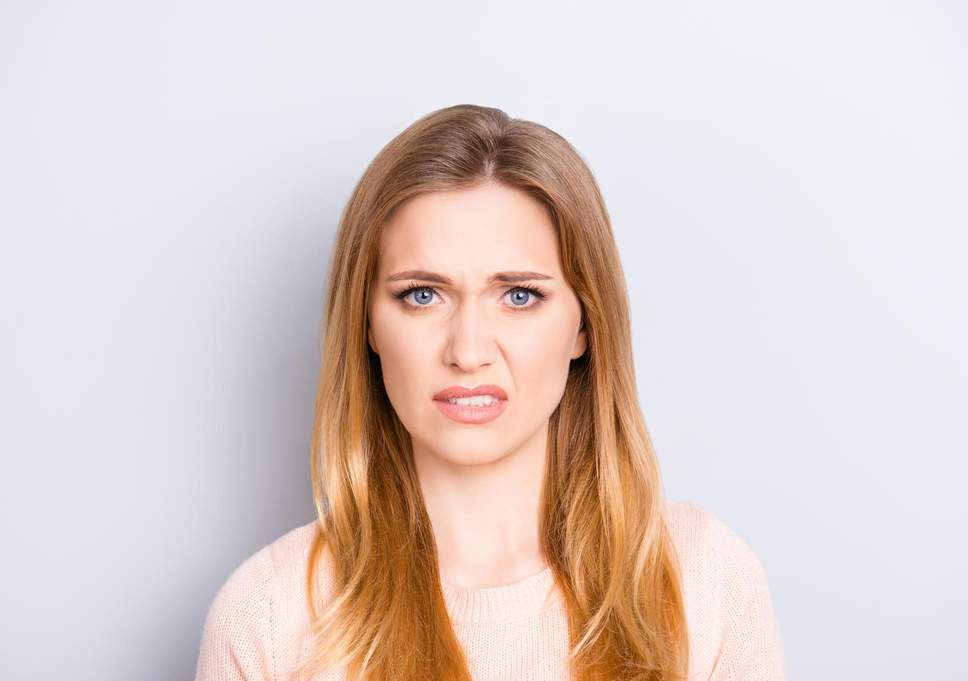
#> input picture data/women/00000000.jpg, 968 x 681 px; its folder holds 4 pictures in this run
$ python train_model.py
#> lines starting #> are read from the running program, lines starting #| are printed output that depends on the picture; pictures that were not available may be replaced by others from this repository, and a replacement may not be noted
### preprocessing.py
import os

import cv2
import numpy as np
import pandas as pd

# --- Detection parameters ----------------------------------------------------
# IMPORTANT: These values must be EXACTLY the same as those in app/face_recognition.py.
# If training crops and prediction crops are generated with different parameters,
# the faces will fit differently inside the 100x100 square and the model will degrade.
SCALE_FACTOR = 1.1
MIN_NEIGHBORS = 5
MIN_SIZE = (40, 40)

IMAGE_SIZE = (100, 100)
IMAGE_EXTENSIONS = ("*.jpg", "*.jpeg", "*.png", "*.bmp", "*.webp")


def get_image_paths(directory_path):
    """Collects all images in the directory (not just .jpg)."""
    paths = []
    for pattern in IMAGE_EXTENSIONS:
        paths.extend(
            os.path.join(directory_path, name)
            for name in os.listdir(directory_path)
            if name.lower().endswith(pattern[1:])
        )
    return sorted(set(paths))


def create_directory(path):
    if not os.path.exists(path):
        os.makedirs(path)
        print(f"Directory created: {path}")


def _read_image(path):
    """Safe image reading that also works with paths containing Turkish/non-ASCII characters."""
    try:
        buffer = np.fromfile(path, np.uint8)
        return cv2.imdecode(buffer, cv2.IMREAD_COLOR)
    except Exception:
        return None


def _largest_face(faces):
    """If there are multiple faces, select the largest one (eliminates background faces)."""
    return max(faces, key=lambda box: box[2] * box[3])


def face_detection(image_path, haar_path):
    img = _read_image(image_path)
    if img is None:
        return None

    gray = cv2.cvtColor(img, cv2.COLOR_BGR2GRAY)
    face_cascade = cv2.CascadeClassifier(haar_path)
    if face_cascade.empty():
        raise RuntimeError(f"Failed to load Haar cascade: {haar_path}")

    faces = face_cascade.detectMultiScale(
        gray,
        scaleFactor=SCALE_FACTOR,
        minNeighbors=MIN_NEIGHBORS,
        minSize=MIN_SIZE,
    )

    if len(faces) == 0:
        return None

    x, y, w, h = _largest_face(faces)
    return img[y : y + h, x : x + w]


# [27 lines left out: functions prepare_face_vector, process_image_for_training, not called in this run]


def load_data_paths(female_folder, male_folder):
    female_files = get_image_paths(female_folder)
    male_files = get_image_paths(male_folder)

    df_female = pd.DataFrame(female_files, columns=["filepath"])
    df_female["gender"] = "female"

    df_male = pd.DataFrame(male_files, columns=["filepath"])
    df_male["gender"] = "male"

    df = pd.concat([df_female, df_male], axis=0)
    df = df.sample(frac=1, random_state=42).reset_index(drop=True)

    print(f"Dataset loaded: {len(df)} images "
          f"({len(df_female)} female / {len(df_male)} male)")
    return df


def create_training_data(df):
    data_list = []
    labels_list = []
    skipped = 0

    print("Processing images for training, please wait...")

    for _, row in df.iterrows():
        vector = process_image_for_training(row["filepath"])
        if vector is None:
            skipped += 1
            continue
        data_list.append(vector)
        labels_list.append(row["gender"])

    X = np.array(data_list, dtype=np.float32)
    y = np.array(labels_list)

    if skipped:
        print(f"Warning: {skipped} images could not be read and were skipped.")

    print(f"Final Data Shape: {X.shape}")
    return X, y

### train_model.py
import os
import pickle

import cv2
import numpy as np
from sklearn.decomposition import PCA
from sklearn.metrics import classification_report, confusion_matrix
from sklearn.model_selection import GridSearchCV, train_test_split
from sklearn.svm import SVC

import preprocessing

HAAR_CASCADE = "./model/haarcascade_frontalface_default.xml"

RAW_WOMEN_DIR = "./data/women"
RAW_MEN_DIR = "./data/men"

CROP_WOMEN_DIR = "./crop_data/female"
CROP_MEN_DIR = "./crop_data/male"

PCA_DATA_PATH = "./data/data_pca_150_target.npz"
MODEL_SAVE_PATH = "./model/model_svm.pickle"
PCA_MODEL_PATH = "./model/pca_dict.pickle"

N_COMPONENTS = 150
RANDOM_STATE = 42

# [10 lines left out: function extract_and_save_faces, not called in this run]


def extract_and_save_faces():
    """Detects and crops faces from raw photos, saving them to new folders."""
    preprocessing.create_directory(CROP_WOMEN_DIR)
    preprocessing.create_directory(CROP_MEN_DIR)

    w_path = preprocessing.get_image_paths(RAW_WOMEN_DIR)
#> pass 2 of the loop in get_image_paths, `for pattern in IMAGE_EXTENSIONS:`:
#> pass 3 of the loop in get_image_paths, `for pattern in IMAGE_EXTENSIONS:`:
#> the loop made 5 passes; the first 3 are shown
    m_path = preprocessing.get_image_paths(RAW_MEN_DIR)
#> pass 2 of the loop in get_image_paths, `for pattern in IMAGE_EXTENSIONS:`:
#> pass 3 of the loop in get_image_paths, `for pattern in IMAGE_EXTENSIONS:`:
#> the loop made 5 passes; the first 3 are shown

    print(f"Total women images found: {len(w_path)}")
    print(f"Total men images found: {len(m_path)}")

    def process_images(image_paths, save_folder, prefix):
        saved = 0
        for i, img_path in enumerate(image_paths):
            try:
                face = preprocessing.face_detection(img_path, HAAR_CASCADE)
            except Exception as exc:
                print(f"Error reading ({img_path}): {exc}")
                continue

            if face is None:
                continue

            save_path = os.path.join(save_folder, f"{prefix}_{i}.jpg")
            cv2.imwrite(save_path, face)
            saved += 1
            if saved % 300 == 0:
                print(f"  ...{saved} {prefix} faces saved")

        rate = saved / len(image_paths) * 100 if image_paths else 0
        print(f"Finished {prefix}: {saved}/{len(image_paths)} faces "
              f"detected ({rate:.1f}%)")
        return saved

    print("\n--- Processing Women's Photos ---")
    n_female = process_images(w_path, CROP_WOMEN_DIR, "female")
#> in _read_image, returned value is the input picture: shape (681, 968, 3); mean B, G, R 204.9, 207.6, 222.1
#> in face_detection, `gray = cv2.cvtColor(img, cv2.COLOR_BGR2GRAY)`:
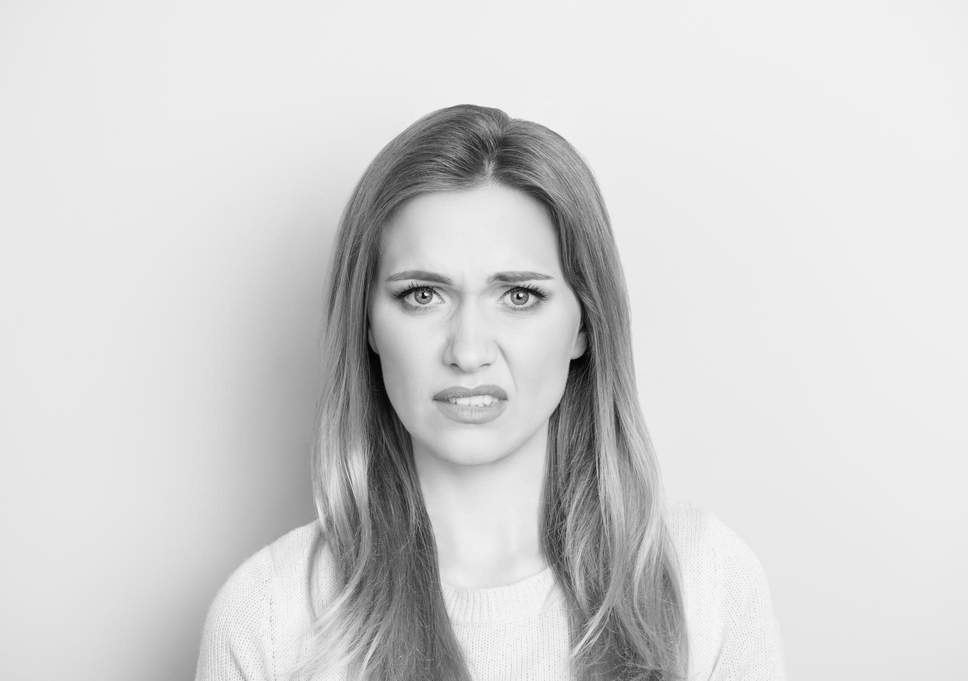
#> gray: shape (681, 968); min 0, max 252, mean 211.5
#> in face_detection, `faces = face_cascade.detectMultiScale( gray, scaleFactor=SCALE_FACTOR,..`: faces = [[343, 197, 257, 257]]
#> in face_detection, `x, y, w, h = _largest_face(faces)`: x = 343; y = 197; w = 257
#> in face_detection, `return img[y : y + h, x : x + w]`:
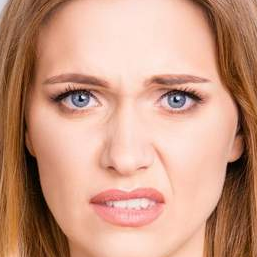
#> returned value: shape (257, 257, 3); mean of channels 0, 1, 2 130.5, 152.8, 201.5; drawn as B, G, R
#> pass 2 of the loop in process_images, `for i, img_path in enumerate(image_paths):`:
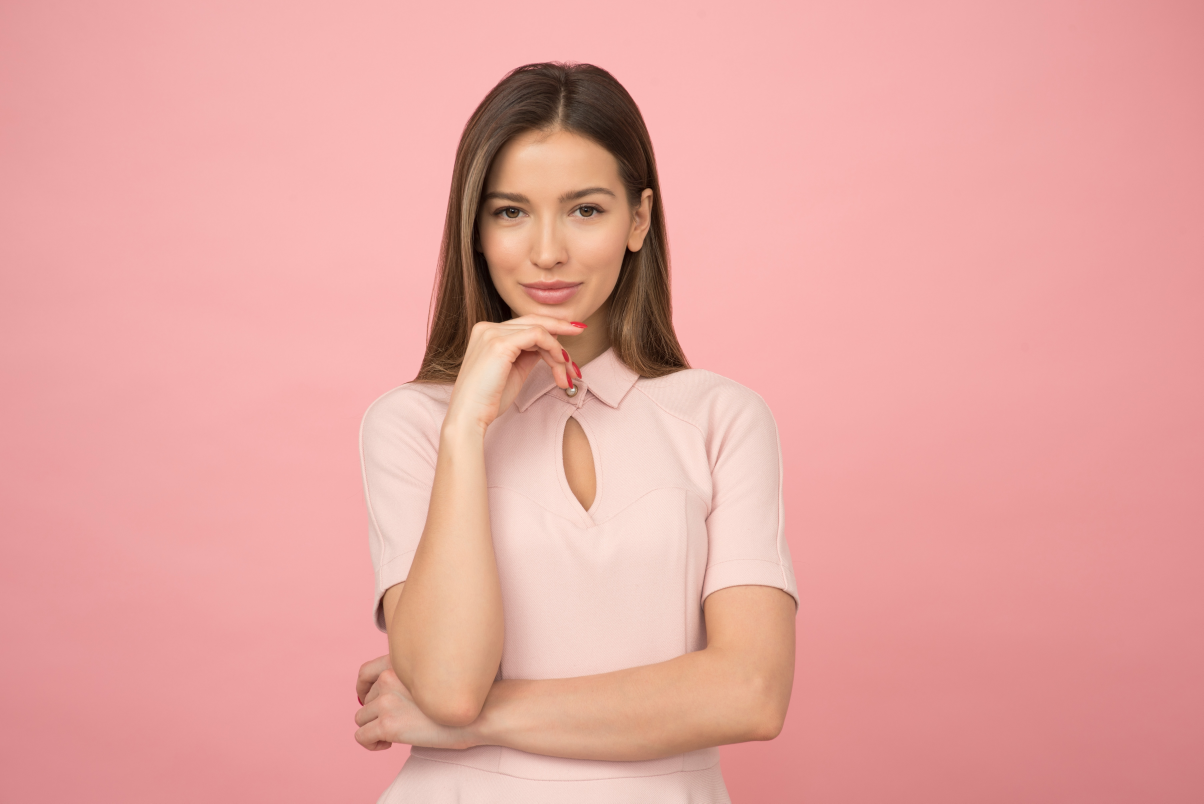
#> input picture data/women/00000028.jpeg, 6016 x 4016 px (shown at 1/5 size)
#> in _read_image, returned value is the input picture: shape (4016, 6016, 3); mean B, G, R 160.1, 165.3, 230.3
#> in face_detection (call 2), `gray = cv2.cvtColor(img, cv2.COLOR_BGR2GRAY)`:
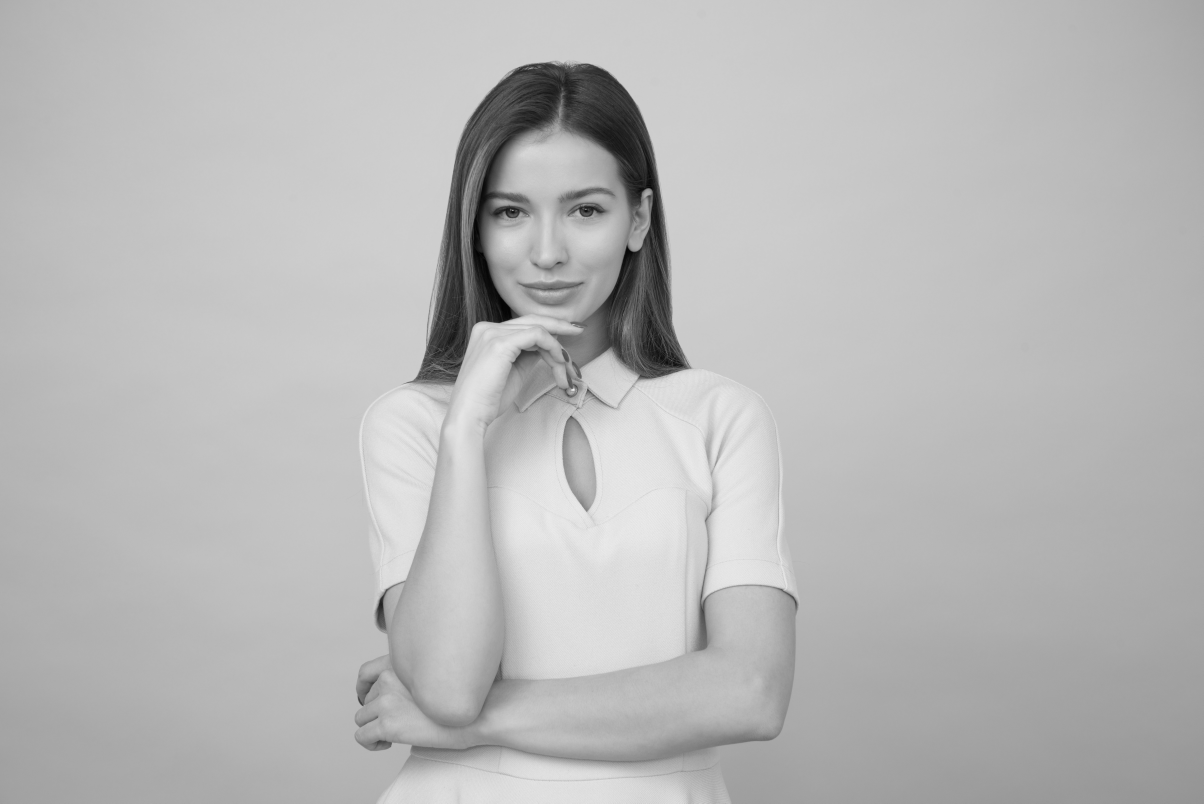
#> gray: shape (4016, 6016) (shown at 1/5 size); min 1, max 249, mean 184.2
#> faces = [[2306, 706, 918, 918]]
#> x = 2306; y = 706; w = 918
#> in face_detection (call 2), `return img[y : y + h, x : x + w]`:
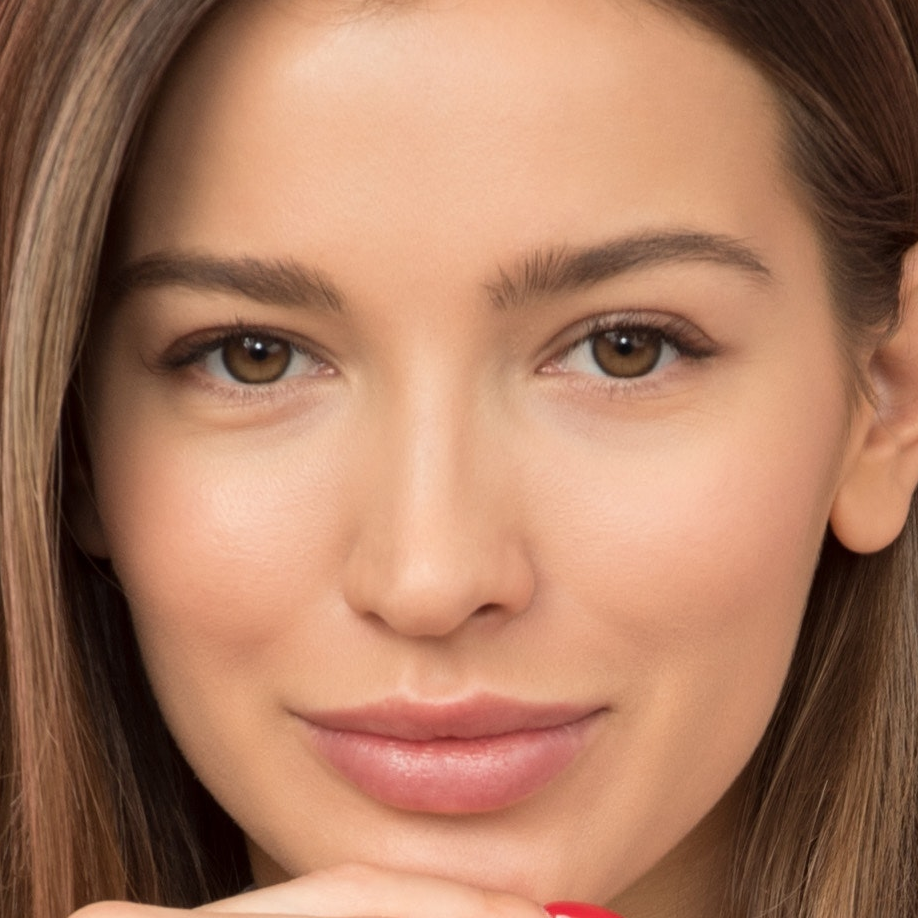
#> returned value: shape (918, 918, 3); mean of channels 0, 1, 2 97.3, 123.1, 170.8; drawn as B, G, R
#> pass 3 of the loop in process_images, `for i, img_path in enumerate(image_paths):`:
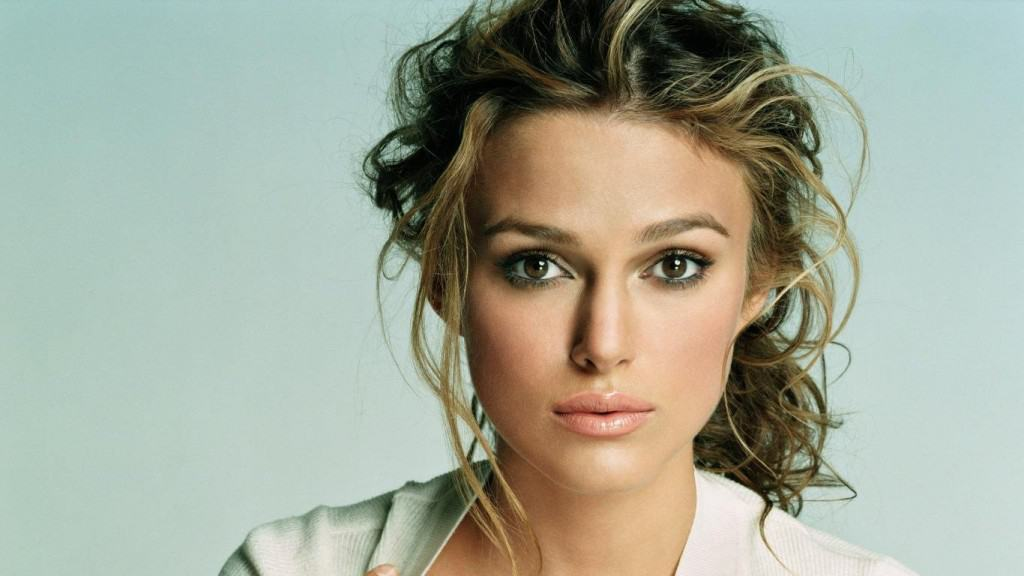
#> input picture data/women/00000048.jpg, 1024 x 576 px
#> in _read_image, returned value is the input picture: shape (576, 1024, 3); mean B, G, R 153.2, 168.9, 163
#> in face_detection (call 3), `gray = cv2.cvtColor(img, cv2.COLOR_BGR2GRAY)`:
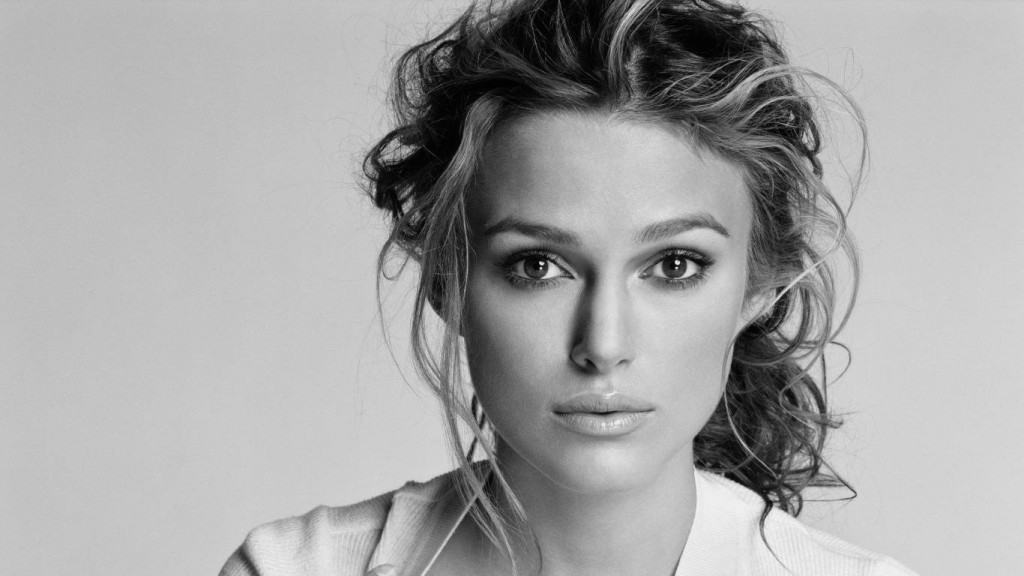
#> gray: shape (576, 1024); min 0, max 248, mean 165.4
#> faces = [[435, 128, 354, 354], [562, 129, 337, 337]]
#> x = 435; y = 128; w = 354
#> in face_detection (call 3), `return img[y : y + h, x : x + w]`:
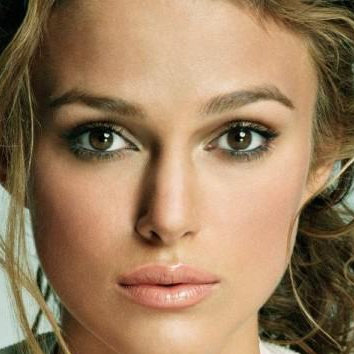
#> returned value: shape (354, 354, 3); mean of channels 0, 1, 2 93.6, 124.8, 153.8; drawn as B, G, R
#> the loop made 4 passes; the first 3 are shown

    print("\n--- Processing Men's Photos ---")
    n_male = process_images(m_path, CROP_MEN_DIR, "male")

    total = n_female + n_male
    if total:
        print(f"\nClass balance: {n_female / total * 100:.1f}% female / "
              f"{n_male / total * 100:.1f}% male")


def prepare_and_reduce_data():
    print("Loading cropped face data...")
    df = preprocessing.load_data_paths(CROP_WOMEN_DIR, CROP_MEN_DIR)
#> pass 2 of the loop in get_image_paths, `for pattern in IMAGE_EXTENSIONS:`:
#> pass 3 of the loop in get_image_paths, `for pattern in IMAGE_EXTENSIONS:`:
#> the loop made 5 passes; the first 3 are shown
#> pass 2 of the loop in get_image_paths, `for pattern in IMAGE_EXTENSIONS:`:
#> pass 3 of the loop in get_image_paths, `for pattern in IMAGE_EXTENSIONS:`:
#> the loop made 5 passes; the first 3 are shown
    X, y = preprocessing.create_training_data(df)

    print(f"Initial Training Data (X): {X.shape}")

    preprocessing.create_directory("./model")
    preprocessing.create_directory("./data")

    print(f"Starting PCA reduction to {N_COMPONENTS} components...")
    pca = PCA(n_components=N_COMPONENTS, whiten=True, svd_solver="auto",
              random_state=RANDOM_STATE)
#> (the run stopped early here; a loop or call above may not have finished)
